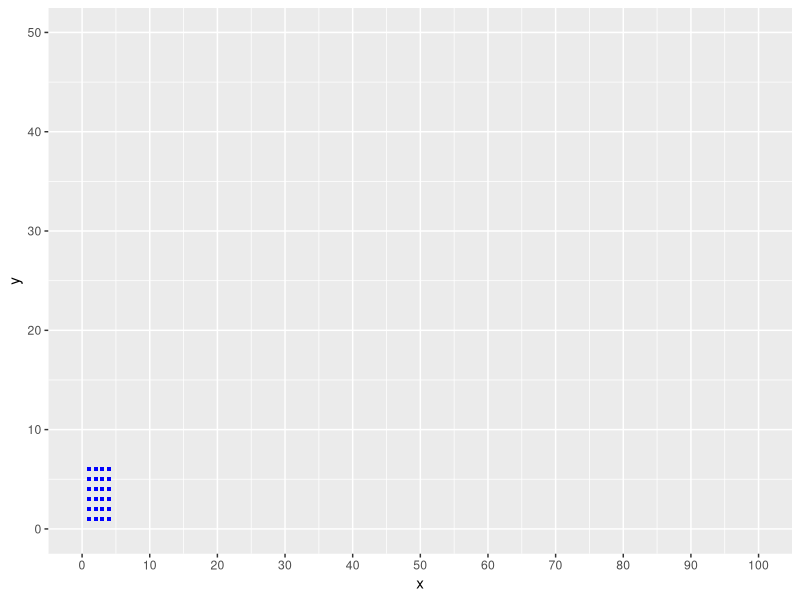

Here is the R script that generated this plot:
## ---- chunk 1
knitr::opts_chunk$set(echo =FALSE)
## ---- chunk 2
library(tidyverse)
library(readxl)
## ---- chunk 3
df_snapshot <-
    read_xlsx("data/hwm_sketchbook_01.xlsx",
              "df_snapshot")
df_map <-
    read_xlsx("data/hwm_sketchbook_01.xlsx",
              "df_map")
## ---- chunk 4
df_snapshot_01 <-
  df_snapshot |> 
  left_join(df_map,
            join_by(ward == ward,
                    snapshot_ward_seqno == map_ward_seqno))
## ---- chunk 5
ggplot(data = df_snapshot_01) +
  aes(x = x,
      y = y) +
  geom_point(shape = 15,
             size = 1,
             colour = "blue") +
  scale_x_continuous(limits = c(0, 100),
                     breaks = seq(0, 100, 10)) +
  scale_y_continuous(limits = c(0, 50),
                     breaks = seq(0, 50, 10))
  
